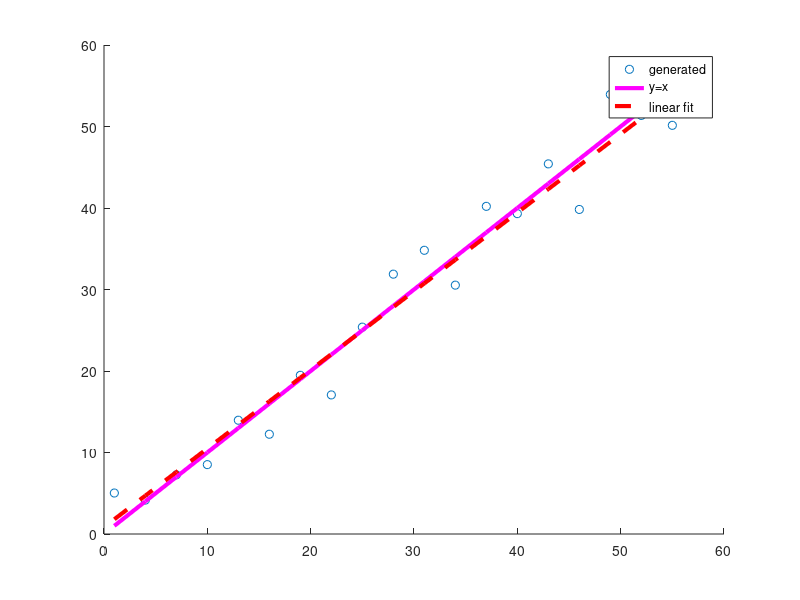

Recreate this plot in MATLAB.
% % % % % % % % % % % % % % % % % % % % % % % % % % % % % % % % % % % % % % % %
%% Generating noisy data for a linear trend & perform a model-based fit.
% Generate points for y = x, while adding some normally distributed noise
pkg load statistics

x = (1:3:60);
y = x + normrnd(.5,3,[size(x)]); % look up normrnd() function for details
figure; scatter(x,y);

% So, if one were to fit a line-of-best-fit to this, it'd probably look
% similar to plotting the following.
hold on; plot(x,x, '-m', 'LineWidth', 3);

% But, what if we didn't have the function used to generate the data beforehand? 
% How would we choose a "best" slope, or a "best" y-intercept?
% Since, in the previous scatter plot, we can see that the trend is linear 
% it makes sense to try a linear fit. This is done as follows:

yP = polyfit(x,y,1); % (x values, y values, polynomial order)

% Now type yP into the command line. Not quite m = 1 and b = 0, eh'? How
% does this look compared to the previous line?

hold on; plot(x,x.*yP(1) + yP(2), '--r', 'LineWidth', 3);
legend('generated','y=x','linear fit');

% Quite close. As the name suggest, polyfit can be used to fit other
% larger order polynomials as well. Therefore...

%% % % % % % % Problem #1: % % % % % % 
% a) Generate a dataset with y(x) = x^2 + 4 using x values ranging from -20 to 20.
% b) Use polyfit to fit a second order function to y.
% c) Plot the original data along with the two plots (with legend).
% *Hint #1* remember the equation for a second order polynomial! 
% (y = Ax^2 + Bx + C)

% *Hint #2* polyfit(x,y,n) takes three arguments:
% 1) x values
% 2) y values
% 3) the order of the function you wish to fit! 

% Type your solution here!

% % % % % % % % % % % % % % % % % % % % % % % % % % % % % % % % % % % % % % % %